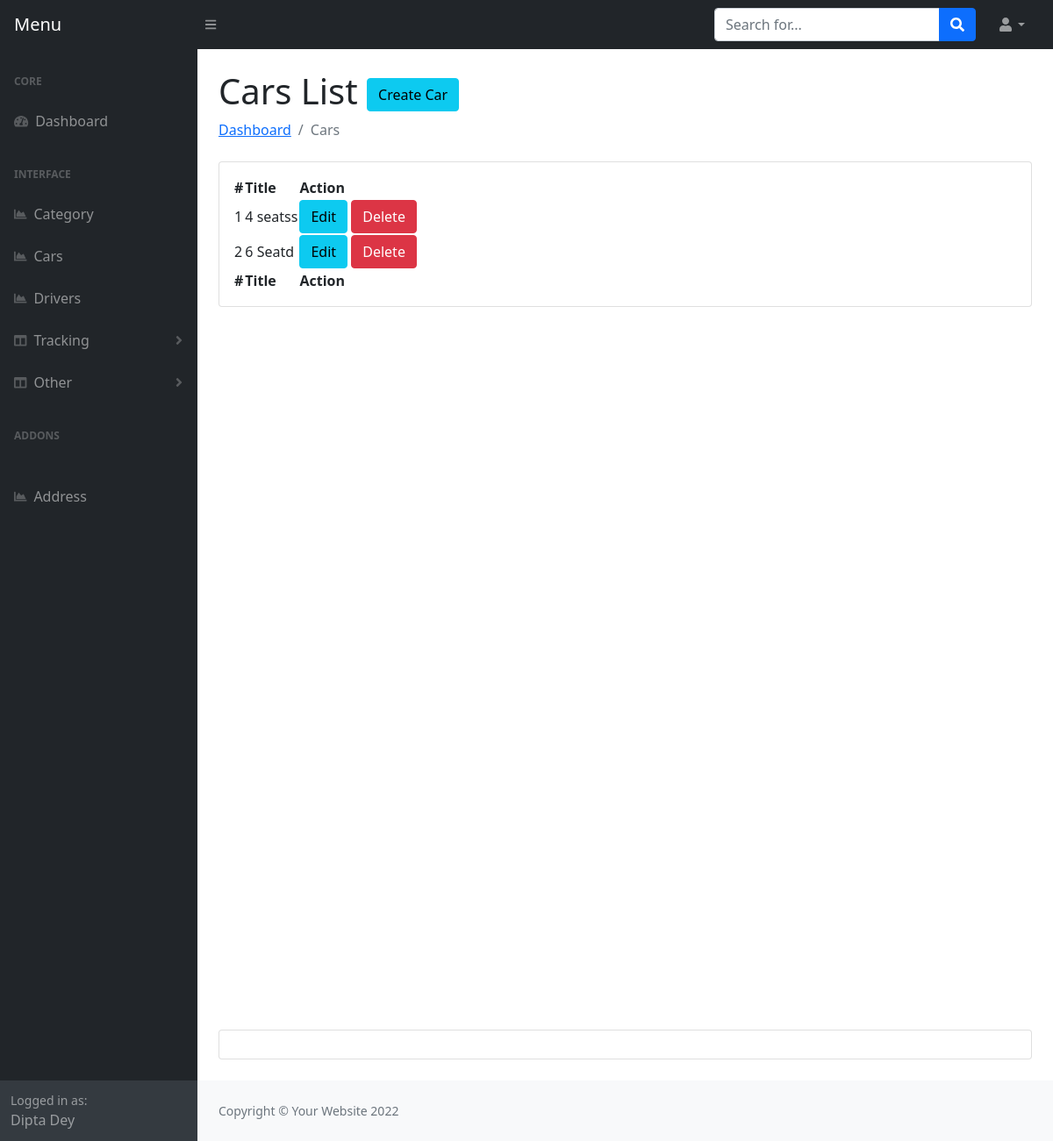
Screenshot of /admin/categories.php (signed in) with the database file from the repository.
### tables this page shows
CREATE TABLE `categories` (
  `category_id` int(11) NOT NULL,
  `cat_name` varchar(255) NOT NULL
);

### admin/categories.php (the view, shortened to what this page needs)
<?php include 'header.php'; ?>
                <main>
                    <div class="container-fluid px-4">
                        <h1 class="mt-4">Cars List <a class="btn btn-info" href="createcar.php">Create Car</a></h1>
                        <ol class="breadcrumb mb-4">
                            <li class="breadcrumb-item"><a href="index.php">Dashboard</a></li>
                            <li class="breadcrumb-item active">Cars</li>
                        </ol>
                        <div class="card mb-4">
                            <div class="card-body">
                                    <table id="datatablesSimple">
                                    <thead>
                                        <tr>
                                            <th>#</th>
                                            <th>Title</th>
                                            <th>Action</th>
                                        </tr>
                                    </thead>
                                    <tfoot>
                                        <tr>
                                            <th>#</th>
                                            <th>Title</th>
                                            <th>Action</th>
                                        </tr>
                                    </tfoot>
                                    <tbody>
                                        <?php
                                                 $query = "SELECT * FROM categories";
                                                 $result = $con->query($query);
                                                 if ($result->num_rows > 0) {
                                                     foreach ($result as $key => $value) {
                                        ?>
                                        <tr>
                                            <td><?php echo $value['category_id']; ?></td>
                                            <td><?php echo $value['cat_name'] ?></td>
                                            <td>
                                                <a href="edit-category.php?editid=<?php echo $value['category_id']; ?>" class="btn btn-info">Edit</a>
                                                <a href="?delid=<?php echo $value['category_id']; ?>" class="btn btn-danger">Delete</a>
                                            </td>
                                        </tr>
                                    <?php }} ?>
                                    </tbody>
                                </table>
                            </div>
                        </div>
                        <div style="height: 100vh"></div>
                        <div class="card mb-4"><div class="card-body"></div></div>
                    </div>
                </main>
 <?php include 'footer.php'; ?>

### rows the page displays
categories: category_id "1", cat_name "4 seatss"
categories: category_id "2", cat_name "6 Seatd"

### other values shown
$_SESSION['name'] "Dipta Dey"
